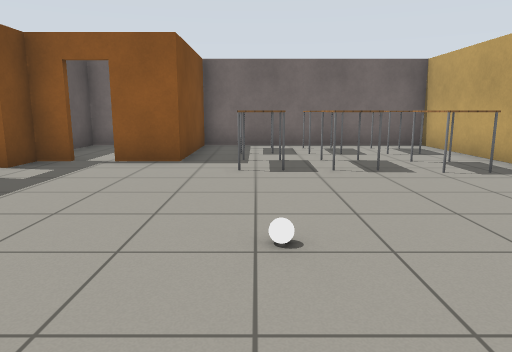
view 1 (above)

19 first-person views from a walk through a world built for the Gazebo simulator. The camera is 1 m above the floor, tilts 10° down and sees 70° across. The floor is counted in squares, 1 m on a side. Each view is taken from the middle of a square. On the plan, view 1 faces up. The plan holds only what a view shows up to about 13 squares ahead; the rest is blank. Robots are left out. Simple patterns stand in for the simulator's built-in surfaces.

view 2
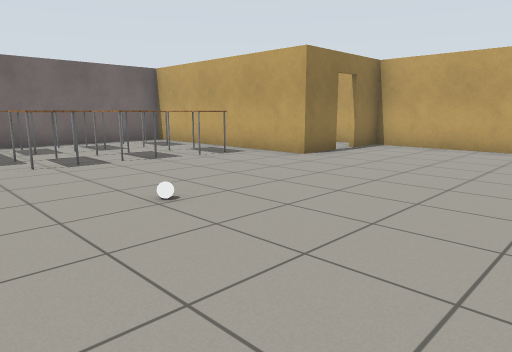

view 3
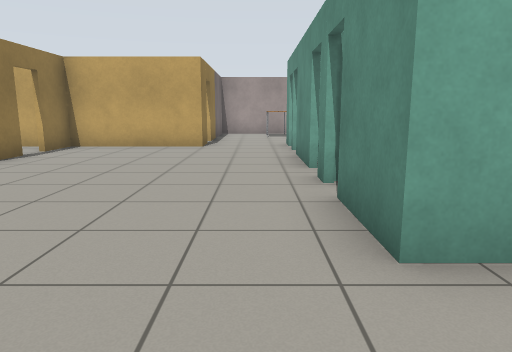

view 4
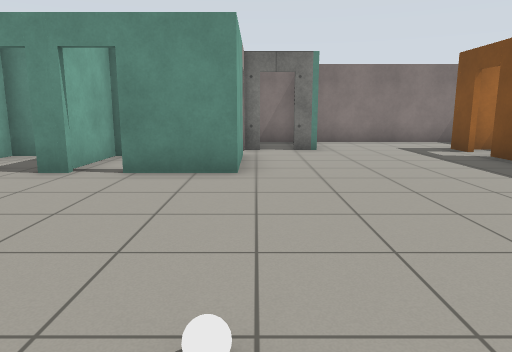

view 5
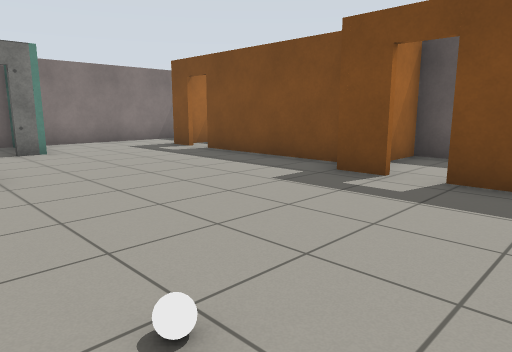

view 6
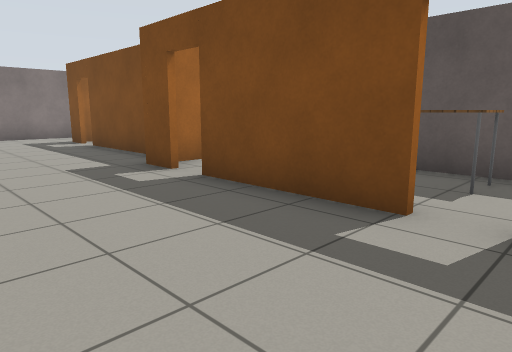

view 7
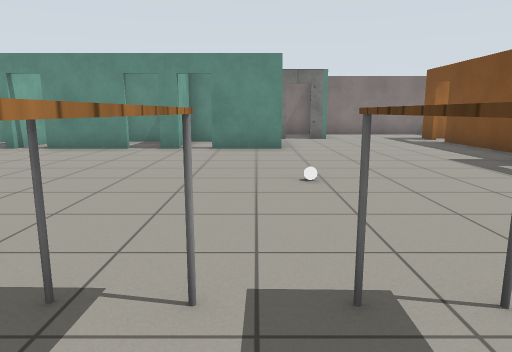

view 8
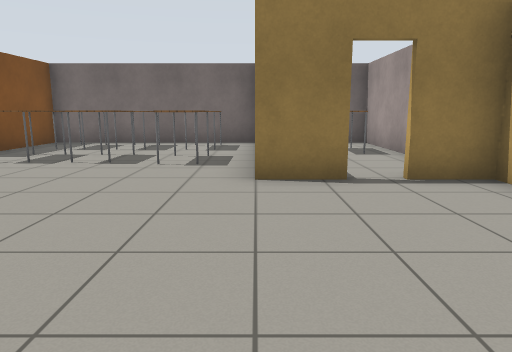

view 9
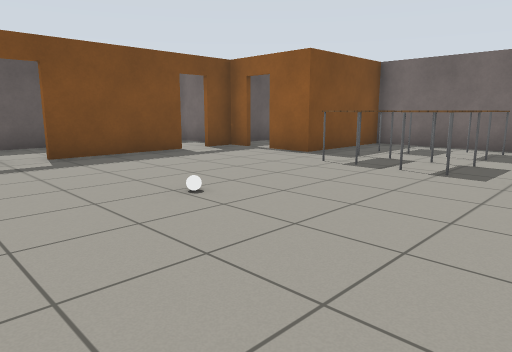

view 10
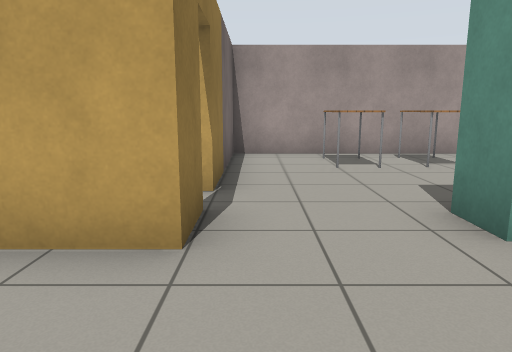

view 11
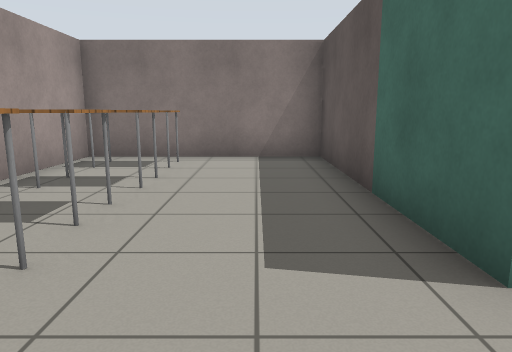

view 12
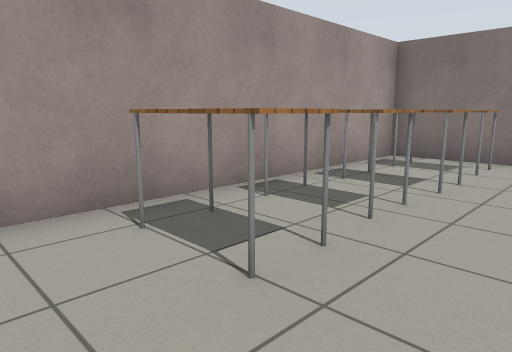

view 13
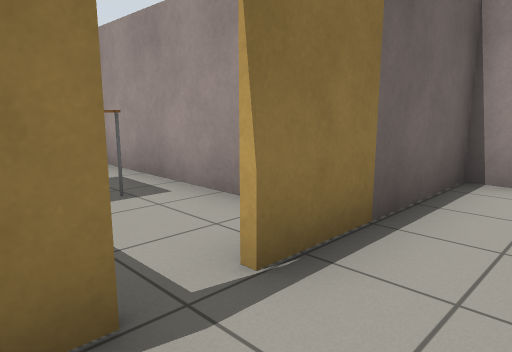

view 14
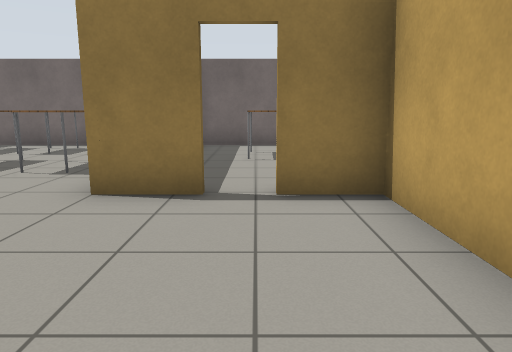

view 15
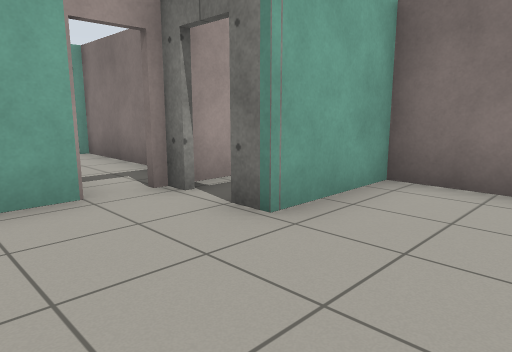

view 16
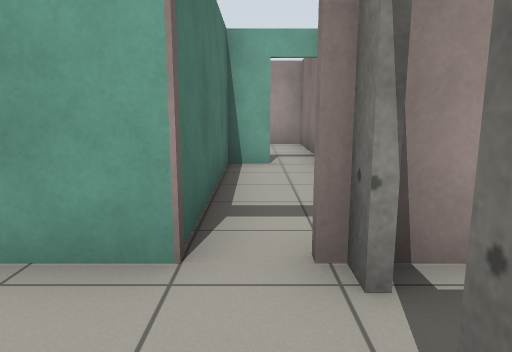

view 17
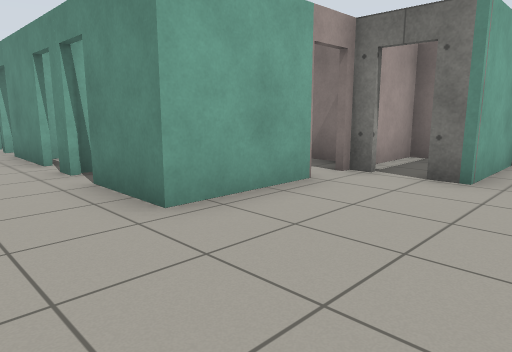

view 18
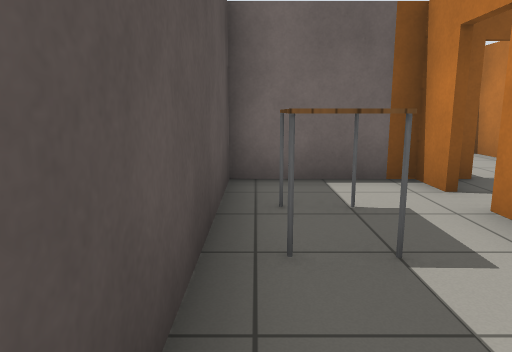

view 19
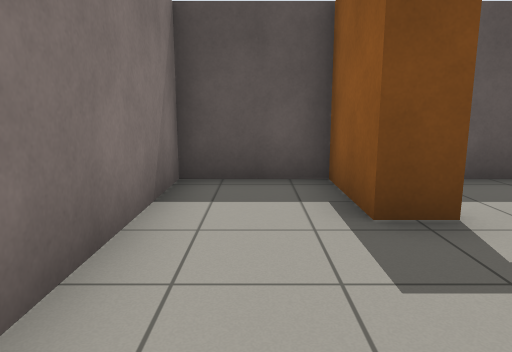

### Floor plan
Points are (right, up) in squares from view 1. A wall is a line through its corners. A room is listed if a view was taken in it or the views show most of it. See-through windows are left out.
Room 1 (views 1, 2, 3, 4, 5, 6, 7, 8, 9, 10, 14, 15, 16, 17, 19)
walls: (3.2, -2) (3.6, -2); (4.4, -2) (6.7, -2); (-4.5, 1.5) (-4.5, 0.5); (6.4, 4.3) (5, 4.3) (5, 11) (-1.5, 11) (-1.5, 7.4) (-2.9, 7.4); (0.3, -4.5) (0.3, -2) (2.2, -2); (-4.5, 5.6) (-4.5, 2.2); (-5.3, 0.1) (-5.3, -4.3); (8.6, 0.5) (8.6, 4.3) (7.3, 4.3); (-5.3, -5) (-5.3, -5.9) (-7.4, -5.9) (-7.4, -8.2) (0.3, -8.2); (-1.6, -8.2) (-1.6, -5.6) (-1, -5.6)
ways out: opening at (8.5, -0.5) to room 2; open door at (-4.5, 2) to room 3; open door at (-4, 6.5) to room 3; open door at (7, 4.5) to room 4; open door at (-0.3, -5.7) to room 5; open door at (3, -2) to room 6; open door at (-5, -4.5)
objects: white ball (0, 3); table (0, 6) to (0, 7); table (0, 9) to (0, 10); table (2, 6) to (2, 7); table (2, 9) to (2, 10); table (3, 6) to (4, 7); table (3, 9) to (4, 10)
Room 2 (views 11, 12, 13)
walls: (8.6, -2) (9.6, -2) (9.6, -8.2) (14.8, -8.2) (14.8, 0.5) (10.5, 0.5); (9.7, 0.5) (8.6, 0.5)
ways out: opening at (8.5, -0.5) to room 1; open door at (7.5, -2) to room 7; open door at (10, 1)
objects: table (13, -7) to (14, -7); table (13, -5) to (14, -5); table (13, -4) to (14, -3); table (13, -2) to (14, -2)
Room 3 (view 18)
walls: (-3.7, 7.4) (-7.4, 7.4) (-7.4, 0.7) (-5, 0.7)
ways out: open door at (-4.5, 2) to room 1; open door at (-4, 6.5) to room 1
objects: table (-7, 5) to (-6, 6)
Room 4 (no view inside)
walls: (8.6, 7.6) (8.6, 11) (5.4, 11); (8.6, 5.2) (8.6, 5.9)
ways out: open door at (7, 4.5) to room 1
objects: table (7, 8) to (7, 9)
Room 5 (no view inside)
walls: (1, -6.4) (5.1, -6.4); (5, -5.4) (5, -4.5) (0.3, -4.5)
ways out: open door at (-0.3, -5.7) to room 1; open door at (5, -6)
Room 6 (no view inside)
walls: (4.1, -4.3) (5.6, -4.3) (5.5, -2.2)
ways out: open door at (3, -2) to room 1
Room 7 (no view inside)
walls: (7.6, -3.5) (7.6, -1.9)
ways out: open door at (7.5, -2) to room 2
Room 8 (no view inside)
walls: (2.4, -4.3) (3.2, -4.3) (3.2, -2)

Where each view was taken, in squares from view 1:
view 1: 0 up, 0 right, facing up
view 2: 1 down, 2 left, facing up-right
view 3: 1 down, 2 left, facing right
view 4: 4 up, 0 right, facing down
view 5: 4 up, 1 right, facing down-left
view 6: 7 up, 1 left, facing down-left
view 7: 8 up, 1 right, facing down
view 8: 1 down, 5 right, facing up
view 9: 0 up, 4 right, facing up-left
view 10: 0 up, 6 right, facing right
view 11: 0 up, 11 right, facing down
view 12: 0 up, 11 right, facing down-right
view 13: 1 down, 9 right, facing up-right
view 14: 0 up, 7 right, facing up
view 15: 3 down, 4 left, facing down-right
view 16: 5 down, 2 left, facing right
view 17: 0 up, 3 left, facing down-right
view 18: 2 up, 7 left, facing up
view 19: 7 down, 2 left, facing left
